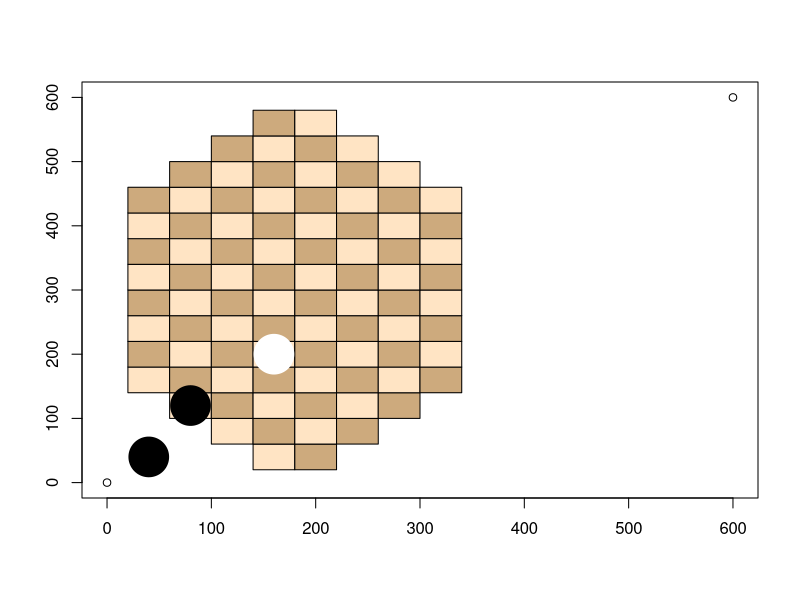

Write R code to recreate this figure.
#!/usr/bin/Rscript
#
# draw_canvass.R
#
# draw the Mini Camelot Game Canvass 
# from specified pieces information
#

library(plotrix)

# echo OFF
options(echo=FALSE)

# arg parsing
args <- commandArgs(trailingOnly = TRUE)
mapkey <- args[1]

# set target output file
png(paste("canvass",".png",sep=""))

# draw the game canvass
plot(c(0,600), c(0,600), xlab="", ylab="")

# disabled cells are here
disabled_cells <- rbind(c(x=0,y=0), c(0,1), c(0,2), c(0,5), c(0,6), c(0,7))
disabled_cells <- rbind(disabled_cells, c(1,0), c(1,1), c(1,6), c(1,7))
disabled_cells <- rbind(disabled_cells, c(2,0), c(2,7))

# white cells are here
white_cells <- rbind(c( ))

# black cells are here

# draw all cells
for (x in 0:13) {
    for (y in 0:7) {
        if ((y == 0 | y == 1 | y == 2 | y == 5 | y == 6 | y == 7) & (x == 0 | x == 13)) {
            a <- 1
        } else if ((y == 0 | y == 1 | y == 6 | y == 7) & (x == 1 | x == 12)) {
            a <- 1
        } else if ((y == 0 | y == 7) & (x == 2 | x == 11)) {
            a <- 1 
        } else if ((x %% 2 == 0 & y %% 2 == 1) | (x %% 2 == 1 & y %% 2 == 0)){
            color <- "bisque1"
            rect(20 + y * 40, 20 + x * 40, 60 + y * 40, 60 + x * 40, col=color)
        } else if ((x %% 2 == 0 & y %% 2 == 0) | (x %% 2 == 1 & y %% 2 == 1)){
            color <- "burlywood3"
            rect(20 + y * 40, 20 + x * 40, 60 + y * 40, 60 + x * 40, col=color)
        }
    }
}

# draw white cells

# draw black cells

draw.circle(80,120,19,border="black",col="black")
draw.circle(160,200,19,border="white",col="white")
draw.circle(40,40,19,border="black",col="black")

